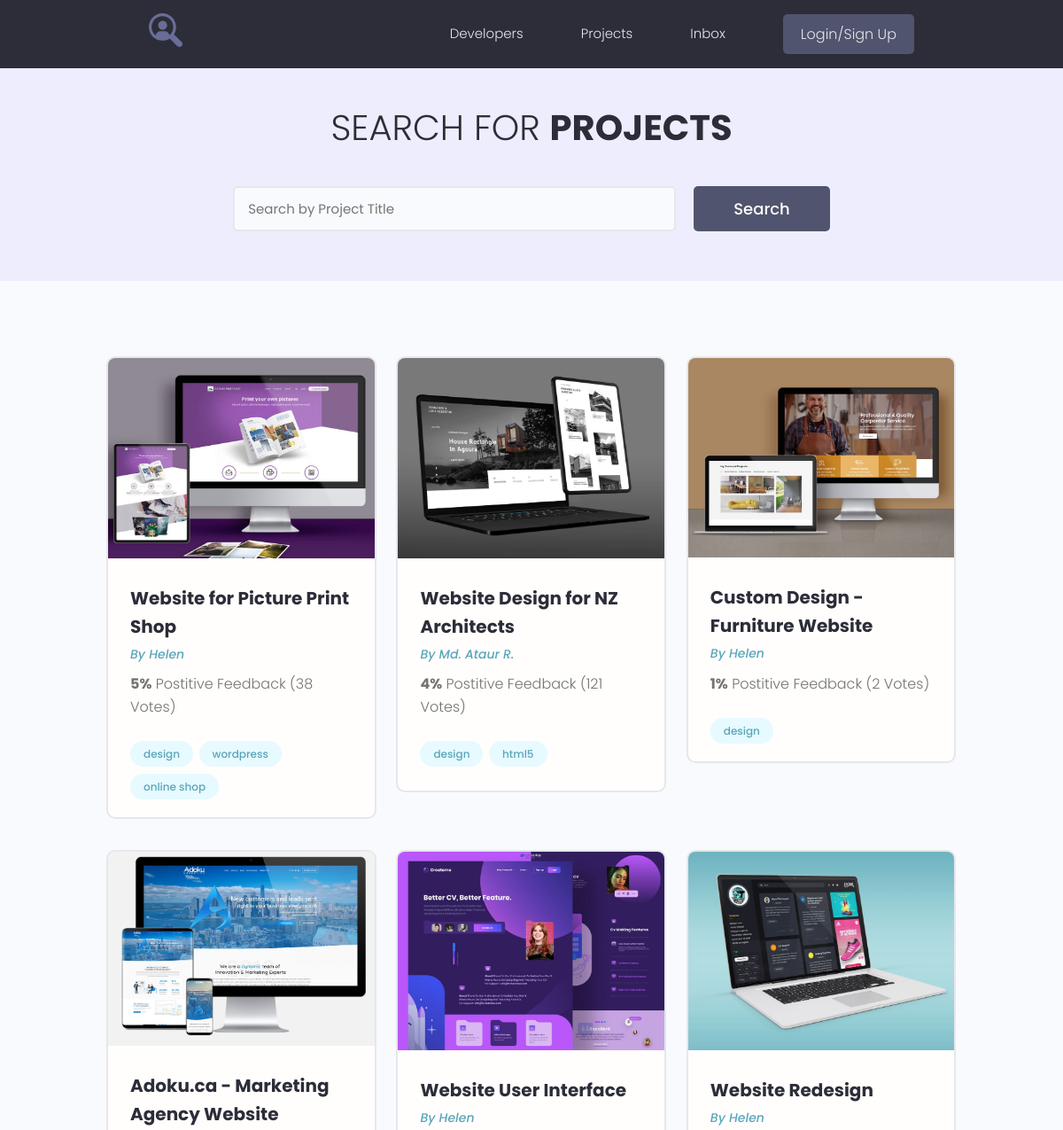
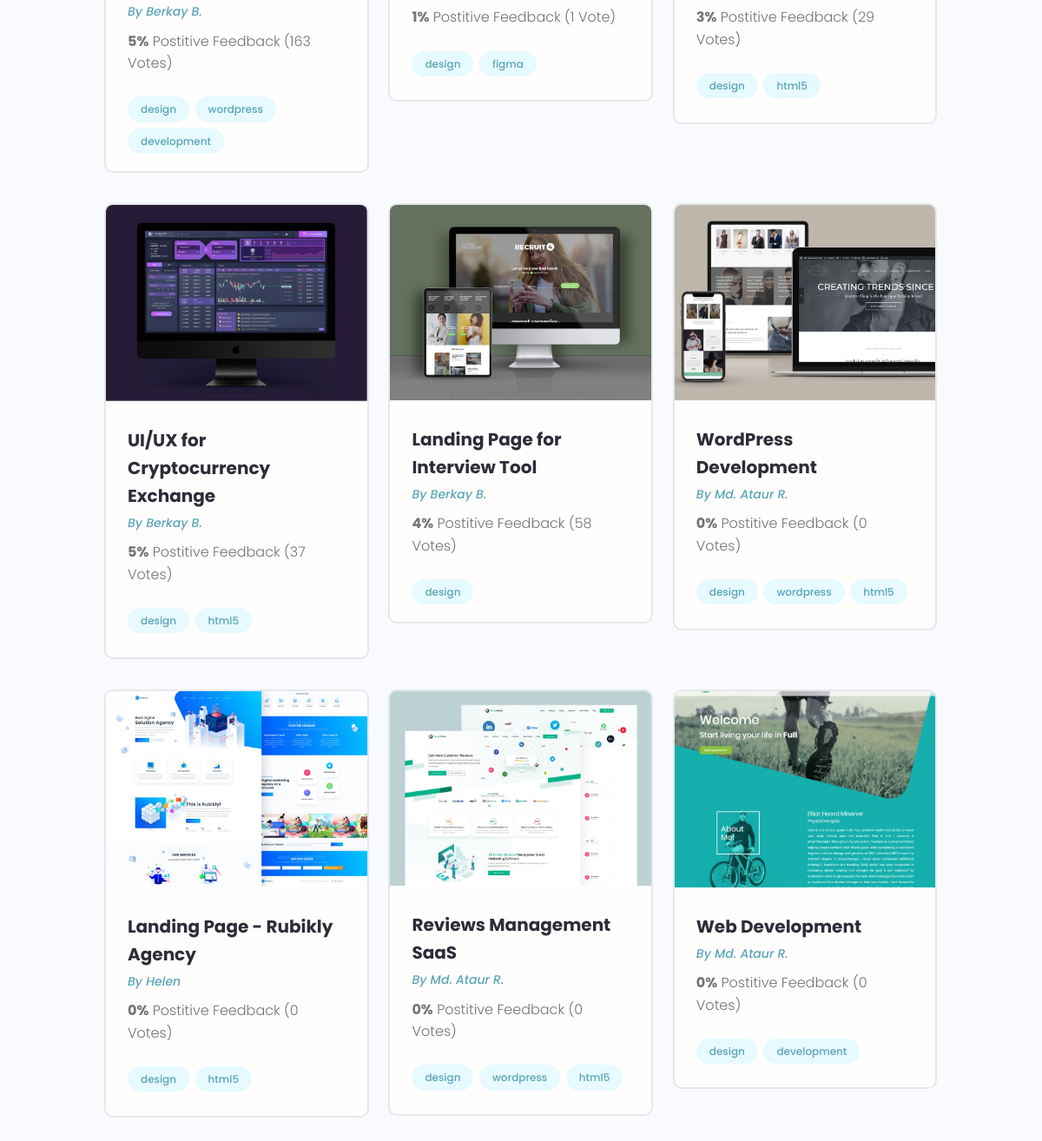
/projects/, run on the app's committed database (2 pictures, top to bottom).
### projects/models.py (models this page shows, shortened)
class Project(models.Model):
    owner = models.ForeignKey(Profile, on_delete=models.SET_NULL, null=True, blank=True)
    title = models.CharField(max_length=200)
    description = models.TextField(null=True, blank=True)
    featured_image = models.ImageField(null=True, blank=True, upload_to="projects/%Y/%m/%d/", default="default.jpg")
    demo_link = models.CharField(max_length=2000, null=True, blank=True)
    source_link = models.CharField(max_length=2000, null=True, blank=True)
    tags = models.ManyToManyField('Tag', blank=True)
    vote_total = models.IntegerField(default=0, null=True, blank=True)
    vote_ratio = models.IntegerField(default=0, null=True, blank=True)
    created = models.DateTimeField(auto_now_add=True)

class Tag(models.Model):
    name = models.CharField(max_length=200)
    created = models.DateTimeField(auto_now_add=True)
    def __str__(self):
        return self.name

### users/models.py (models this page shows, shortened)
class Profile(models.Model):
    user = models.OneToOneField(User, on_delete=models.CASCADE, null=True, blank=True)
    name = models.CharField(max_length=200, blank=True, null=True)
    email = models.EmailField(max_length=500, blank=True, null=True)
    username = models.CharField(max_length=200, blank=True, null=True)
    short_info = models.CharField(max_length=200, blank=True, null=True)
    bio = models.TextField(blank=True, null=True)
    profile_image = models.ImageField(blank=True, null=True, upload_to='profiles/', default="profiles/user-default.png")
    social_github = models.CharField(max_length=200, blank=True, null=True)
    social_youtube = models.CharField(max_length=200, blank=True, null=True)
    social_website = models.CharField(max_length=200, blank=True, null=True)
    created = models.DateTimeField(auto_now_add=True)

### projects/views.py (the view)
# urls.py: path('projects/', include('projects.urls')),
def projects(request):
    pr = Project.objects.all()
    context = {'projects': pr}
    return render(request, "projects/projects.html", context)

### projects/templates/projects/projects.html (shortened to what this page needs)
{% extends 'projects/base.html' %}
{% block content %}
  <main class="projects">
    <section class="hero-section text-center">
      <div class="container container--narrow">
        <div class="hero-section__box">
          <h2>Search for <span>Projects</span></h2>
        </div>
        <div class="hero-section__search">
          <form class="form" action="#" method="get">
            <div class="form__field">
              <input class="input input--text" id="formInput#search" type="text" name="text"
                placeholder="Search by Project Title" />
            </div>
            <input class="btn btn--sub btn--lg" type="submit" value="Search" />
          </form>
        </div>
      </div>
    </section>
    <section class="projectsList">
      <div class="container">
        <div class="grid grid--three">
          {% for project in projects %}
          <div class="column">
            <div class="card project">
              <a href="{% url 'project' project.id %}" class="project">
                <img class="project__thumbnail" src="{{ project.featured_image.url }}" alt="project thumbnail" />
                <div class="card__body">
                  <h3 class="project__title">{{ project.title }}</h3>
                  <p><a class="project__author" href="{% url 'user_profile' project.owner.id %}">By {{ project.owner.name }}</a></p>
                  <p class="project--rating">
                    <span style="font-weight: bold;">{{ project.vote_ratio }}%</span> Postitive
                    Feedback ({{ project.vote_total }} Vote{{ project.vote_total|pluralize:'s' }})
                  </p>
                  <div class="project__tags">
                    {% for tag in project.tags.all %}
                    <span class="tag tag--pill tag--main">
                      <small>{{ tag }}</small>
                    </span>
                    {% endfor %}
                  </div>
                </div>
              </a>
            </div>
          </div>
          {% endfor %}
        </div>
      </div>
    </section>
  </main>
{% endblock %}

### projects/static/styles/app.css (style rules this page uses)
:root { --color-sub: #2d2d39; }
.btn--sub { background-color: var(--color-sub-light); }
.card { border: 2px solid var(--color-light); }
img { width: 100%; }
.hero-section { height: 40vh; display: flex; align-items: center; background-color: var(--color-sub); }
.hero-section__box { margin-bottom: 4rem; }
.hero-section__box > h2, .hero-section__box > h2 > span { font-size: 4rem; color: var(--color-light); line-height: 1.3; text-transform: uppercase; }
.hero-section__box > h2 { font-weight: 300; }
.hero-section__box > h2 > span { font-weight: 700; }
.hero-section__search > .form { display: flex; align-items: center; justify-content: center; gap: 2rem; }
.hero-section__search > .form input.input--text { width: 50rem; }
.project__author { font-size: 1.4rem; font-style: italic; }
.project--rating { margin-bottom: 1.6em; margin-top: .5em; }
.projects > .hero-section { background: var(--color-sub-lighter); height: 30vh; }
.projects .hero-section__box { margin-bottom: 2.5rem; }
.projects .hero-section__box > h2 { color: var(--color-sub); }
.projects .hero-section__box > h2 > span { font-weight: 700; color: var(--color-sub); }
.projectsList { margin-top: 8rem; }
.project__thumbnail { object-fit: cover; object-position: top center; width: 100%; }
.project__title { font-size: 2rem; font-weight: 700; color: var(--color-sub); }

### projects/static/uikit/styles/modules/_variables.css (style rules this page uses)
:root { --color-main: #5aa5b9; --color-main-light: #e6faff; --color-sub: #3f4156; --color-sub-light: #51546e; --color-sub-lighter: #ededfd; --color-text: #737373; --color-gray: #8b8b8b; --color-light: #e5e7eb; --color-light-gray: #767676; --color-bg: #f8fafd; --color-white: #fffefd; --color-white-light: #f3f3f3; --color-success: #359e64; --color-success-bg: #def8e8; --color-error: #fc4b0b; --color-error-bg: #fff2ee; --font-base: 'Poppins', arial, helvetica, 'Segoe UI', roboto, ubuntu, sans-serif; --font-monospace: 'Fira Code', 'Courier New', courier, monospace; --font-regular: 300; --font-medium: 500; --font-bold: 700; --generic-shadow: 1px 1px 5px #00000010; --generic-transition: all 0.3s ease-in-out; }

### projects/static/uikit/styles/modules/_base.css (style rules this page uses)
* { margin: 0; padding: 0; box-sizing: border-box; text-rendering: optimizeLegibility; color: inherit; font-size: inherit; }
html { font-size: 50%; }
@media only screen and (min-width: 480px) { html { font-size: 56.25%; } }
@media only screen and (min-width: 1200px) { html { font-size: 62.5%; } }
body { line-height: 1.6; font-weight: 400; font-size: 1.5rem; color: var(--color-text); background-color: var(--color-bg); min-height: 100vh; }

### projects/static/uikit/styles/modules/_typography.css (style rules this page uses)
* { font-family: var(--font-base); }
h2 { font-size: 3.6rem; font-weight: var(--font-bold); }
h3 { font-size: 3.2rem; font-weight: var(--font-medium); }
p, span, strong { font-size: 1.6rem; color: var(--color-text); font-weight: var(--font-regular); }
a { padding-bottom: 2px; text-decoration: none; display: inline-block; color: var(--color-main); font-weight: var(--font-medium); }

### projects/static/uikit/styles/modules/_utilities.css (style rules this page uses)
.container { width: 92%; max-width: 165rem; margin: 0 auto; box-sizing: border-box; }
.container--narrow { width: 92%; max-width: 120rem; }
@media screen and (min-width: 1000px) { .container { width: 90%; } }
@media screen and (min-width: 1000px) { .container--narrow { width: 85%; } }
@media screen and (min-width: 1200px) { .container { width: 80%; } }
@media screen and (min-width: 1200px) { .container--narrow { width: 72%; } }
.text-center { text-align: center; }

### projects/static/uikit/styles/modules/_button.css (style rules this page uses)
.btn { display: inline-block; position: relative; cursor: pointer; background-color: var(--color-light); font-weight: var(--font-medium); color: var(--color-sub); text-decoration: none; padding: 1rem 2rem; border-radius: 0.5rem; border: none; width: -webkit-fit-content; width: -moz-fit-content; width: fit-content; height: -webkit-fit-content; height: -moz-fit-content; height: fit-content; font-size: 1.6rem; outline-width: 0; outline-color: transparent; -webkit-backface-visibility: hidden; backface-visibility: hidden; transition: all 0.3s ease-in-out; }
.btn--sub { background-color: var(--color-sub); color: var(--color-white); }
.btn--lg { font-size: 1.8rem; padding: 1.2rem 4.5rem; }

### projects/static/uikit/styles/modules/_card.css (style rules this page uses)
.card { border-radius: 1rem; background-color: var(--color-white); border: 1.5px solid var(--color-light); width: auto; height: auto; margin-top: 0.5rem; margin-bottom: 0.5rem; overflow: hidden; }
.card__body, .card__header { padding: 2rem 2.5rem; }

### data on the page
Project: featured_image (picture), title "Website for Picture Print Shop", owner.name "Helen", vote_ratio "5", vote_total "38"
Tag: name "design"
Tag: name "wordpress"
Tag: name "online shop"
Project: featured_image (picture), title "Website Design for NZ Architects", owner.name "Md. Ataur R.", vote_ratio "4", vote_total "121"
Tag: name "html5"
Project: featured_image (picture), title "Custom Design - Furniture Website", owner.name "Helen", vote_ratio "1", vote_total "2"
Project: featured_image (picture), title "Adoku.ca - Marketing Agency Website", owner.name "Berkay B.", vote_ratio "5", vote_total "163"
Tag: name "development"
Project: featured_image (picture), title "Website User Interface", owner.name "Helen", vote_ratio "1", vote_total "1"
Tag: name "figma"
Project: featured_image (picture), title "Website Redesign", owner.name "Helen", vote_ratio "3", vote_total "29"
Project: featured_image (picture), title "UI/UX for Cryptocurrency Exchange", owner.name "Berkay B.", vote_ratio "5", vote_total "37"
Project: featured_image (picture), title "Landing Page for Interview Tool", owner.name "Berkay B.", vote_ratio "4", vote_total "58"
Project: featured_image (picture), title "WordPress Development", owner.name "Md. Ataur R.", vote_ratio "0", vote_total "0"
Project: featured_image (picture), title "Landing Page - Rubikly Agency", owner.name "Helen", vote_ratio "0", vote_total "0"
Project: featured_image (picture), title "Reviews Management SaaS", owner.name "Md. Ataur R.", vote_ratio "0", vote_total "0"
Project: featured_image (picture), title "Web Development", owner.name "Md. Ataur R.", vote_ratio "0", vote_total "0"
